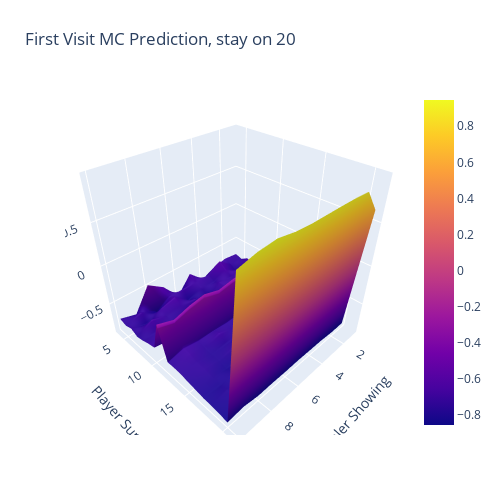

This figure's notebook cell:
### Code cell
episodes = generate_episodes(BlackjackAgent(threshold=21, strategy="threshold"))
value_function_raw = first_visit_mc_prediction(episodes)
value_function = convert_value_function_to_df(value_function_raw)
plot_surface(value_function, title="First Visit MC Prediction, stay on 20")

### Figure 1 — Plotly figure (JSON) as saved in the notebook; plotly's stock layout.template omitted (floating-point values rounded to 4 significant figures; data arrays with more than 128 entries replaced by an {"elided": "..."} marker saying what was removed)
{"data": [{"type": "surface", "x": [1, 2, 3, 4, 5, 6, 7, 8, 9, 10], "y": [4, 5, 6, 7, 8, 9, 10, 11, 12, 13, 14, 15, 16, 17, 18, 19, 20, 21], "z": {"elided": "18x10 float values"}}], "layout": {"height": 500, "margin": {"b": 65, "l": 65, "r": 50, "t": 90}, "scene": {"xaxis": {"title": {"text": "Dealer Showing"}}, "yaxis": {"title": {"text": "Player Sum"}}, "zaxis": {"title": {"text": "Avg. Reward"}}}, "title": {"text": "First Visit MC Prediction, stay on 20"}, "width": 500}}
